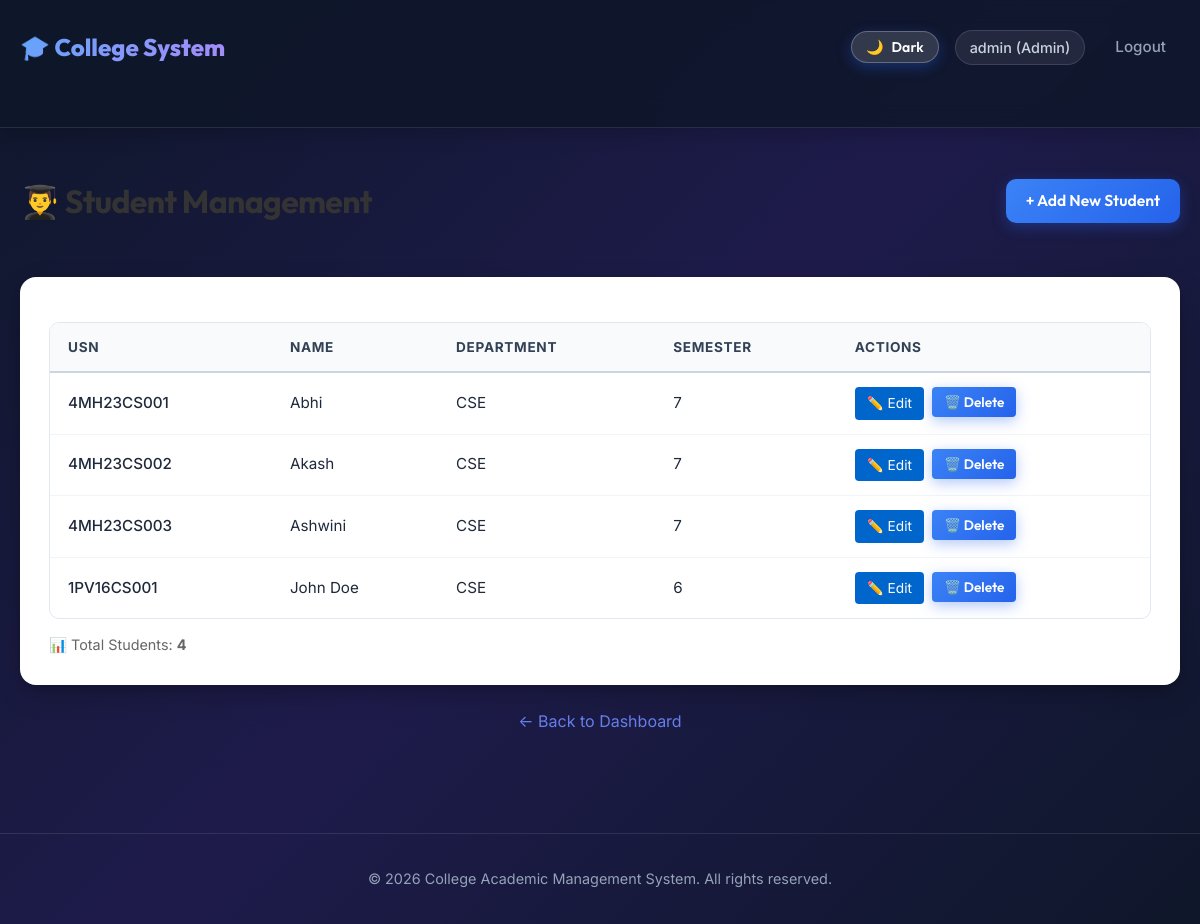
Before: /admin/students (signed in) with the older database file.
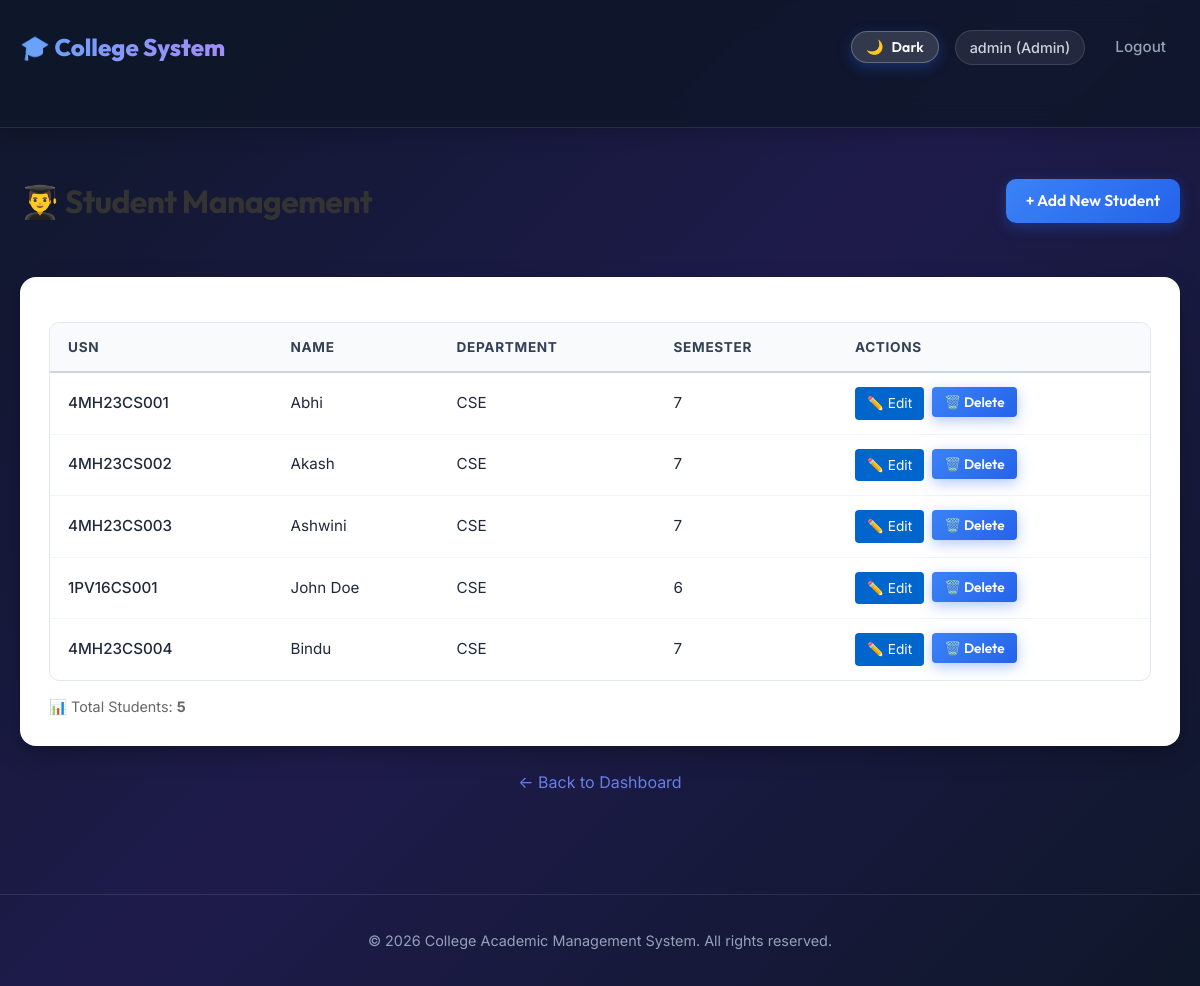
After: the same page with the newer database file.
### backend/app.py (models this page shows, shortened)
class User(UserMixin, db.Model):
    id = db.Column(db.Integer, primary_key=True)
    username = db.Column(db.String(150), unique=True, nullable=False)
    password_hash = db.Column(db.String(256), nullable=False)
    role = db.Column(db.String(20), nullable=False)  # Admin, HOD, Faculty, Student
    dept = db.Column(db.String(100), nullable=True)

class Student(db.Model):
    id = db.Column(db.Integer, primary_key=True)
    usn = db.Column(db.String(50), unique=True, nullable=False)
    name = db.Column(db.String(200), nullable=False)
    dept = db.Column(db.String(100), nullable=True)
    semester = db.Column(db.Integer, nullable=True)

### backend/app.py (the view)
@app.route('/admin/students')
@login_required
@role_required('Admin')
def admin_students():
    students = Student.query.all()
    return render_template('admin_students.html', students=students)

### backend/app.py (called while the page is built)
@app.context_processor
def inject_user():
    return dict(user=current_user)

def role_required(*roles):
    def decorator(f):
        @wraps(f)
        def decorated_function(*args, **kwargs):
            if not current_user.is_authenticated:
                return login_manager.unauthorized()
            if current_user.role not in roles:
                flash('Access denied: insufficient permissions', 'danger')
                return redirect(url_for('dashboard'))
            return f(*args, **kwargs)
        return decorated_function
    return decorator

@login_manager.user_loader
def load_user(user_id):
    return User.query.get(int(user_id))

### frontend/templates/admin_students.html (shortened to what this page needs)
{% extends 'base.html' %}
{% block content %}
<div style="max-width: 1200px; margin: 0 auto;">
  <div style="display: flex; justify-content: space-between; align-items: center; margin-bottom: 30px;">
    <h1 style="font-size: 2em; color: #333;">👨‍🎓 Student Management</h1>
    <a href="/admin/students/add" class="btn" style="padding: 10px 20px; text-decoration: none;">+ Add New Student</a>
  </div>
  <div class="card">
    {% if students %}
      <div style="overflow-x: auto;">
        <table>
          <thead>
            <tr>
              <th>USN</th>
              <th>Name</th>
              <th>Department</th>
              <th>Semester</th>
              <th>Actions</th>
            </tr>
          </thead>
          <tbody>
            {% for s in students %}
            <tr>
              <td style="font-weight: 500;">{{ s.usn }}</td>
              <td>{{ s.name }}</td>
              <td>{{ s.dept or '-' }}</td>
              <td>{{ s.semester or '-' }}</td>
              <td>
                <div style="display: flex; gap: 8px;">
                  <a href="/admin/students/{{ s.id }}/edit" style="background-color: #0066cc; color: white; padding: 6px 12px; border-radius: 4px; text-decoration: none; font-size: 0.9em; cursor: pointer;">✏️ Edit</a>
                  <form action="/admin/students/{{ s.id }}/delete" method="post" style="display: inline;" onsubmit="return confirm('Are you sure you want to delete this student?');">
                    <button type="submit" style="background-color: #dc3545; color: white; padding: 6px 12px; border-radius: 4px; border: none; font-size: 0.9em; cursor: pointer;">🗑️ Delete</button>
                  </form>
                </div>
              </td>
            </tr>
            {% endfor %}
          </tbody>
        </table>
      </div>
      <div style="margin-top: 15px; color: #666; font-size: 0.9em;">
        📊 Total Students: <strong>{{ students|length }}</strong>
      </div>
    {% else %}
      <div style="text-align: center; padding: 40px; color: #999;">
        <p style="font-size: 1.1em;">📭 No students registered yet.</p>
        <a href="/admin/students/add" class="btn" style="margin-top: 15px; text-decoration: none;">Add the first student</a>
      </div>
    {% endif %}
  </div>
  <div style="text-align: center; margin-top: 20px;">
    <a href="/dashboard" style="color: #667eea; text-decoration: none;">← Back to Dashboard</a>
  </div>
</div>
{% endblock %}

### frontend/templates/base.html (shortened to what this page needs)
<!doctype html>
<html lang="en">
<head>
  <link rel="stylesheet" href="/static/css/styles.css">
</head>
<body>
  <header class="site-header">
    <div class="container header-row">
      <a href="{% if user %}/dashboard{% else %}/{% endif %}" class="brand">🎓 College System</a>
      <nav>
        <button id="theme-toggle-btn" class="btn" style="background: rgba(255,255,255,0.15); border: 1px solid rgba(255,255,255,0.25); color: #fff; padding: 6px 14px; font-size: 0.88rem; cursor: pointer; border-radius: 20px;">
          <span id="theme-btn-icon">🌙</span> <span id="theme-btn-text">Dark</span>
        </button>
        {% if user %}
          <span class="muted">{{ user.username }} ({{ user.role }})</span>
          <a href="/logout">Logout</a>
        {% else %}
          <a href="/login">Login</a>
          <a href="/signup">Sign Up</a>
        {% endif %}
      </nav>
    </div>
  </header>
  <main class="container">
    {% block content %}{% endblock %}
  </main>
  <footer style="text-align: center; color: #94a3b8; margin-top: 40px; padding: 20px; border-top: 1px solid rgba(255,255,255,0.1);">
    <p>&copy; 2026 College Academic Management System. All rights reserved.</p>
  </footer>
</body>
</html>

### frontend/static/css/styles.css (style rules this page uses)
:root { --bg-gradient: linear-gradient(135deg, #0f172a 0%, #1e1b4b 50%, #0f172a 100%); --card-bg: #ffffff; --card-shadow: 0 10px 30px -5px rgba(0, 0, 0, 0.25), 0 4px 12px -2px rgba(0, 0, 0, 0.15); --primary: #3b82f6; --primary-hover: #2563eb; --secondary: #6366f1; --accent: #10b981; --accent-purple: #8b5cf6; --danger: #ef4444; --warning: #f59e0b; --info: #06b6d4; --text-dark: #0f172a; --text-muted: #64748b; --text-light: #f8fafc; --text-light-muted: #94a3b8; --border-light: #e2e8f0; --radius-lg: 16px; --radius-md: 10px; --radius-sm: 6px; }
*, *::before, *::after { box-sizing: border-box; }
html, body { min-height: 100vh; margin: 0; padding: 0; font-family: 'Inter', system-ui, -apple-system, sans-serif; background: var(--bg-gradient); background-attachment: fixed; color: var(--text-light); line-height: 1.5; }
h1, h2, h3, h4, h5, h6 { font-family: 'Outfit', sans-serif; letter-spacing: -0.02em; }
.site-header { background: rgba(15, 23, 42, 0.85); backdrop-filter: blur(12px); border-bottom: 1px solid rgba(255, 255, 255, 0.1); position: sticky; top: 0; z-index: 1000; box-shadow: 0 4px 20px rgba(0, 0, 0, 0.2); }
.header-row { display: flex; justify-content: space-between; align-items: center; padding: 16px 28px; max-width: 1300px; margin: 0 auto; }
.brand { font-family: 'Outfit', sans-serif; font-weight: 800; font-size: 1.5rem; background: linear-gradient(135deg, #60a5fa 0%, #a78bfa 100%); -webkit-background-clip: text; background-clip: text; -webkit-text-fill-color: transparent; text-decoration: none; display: flex; align-items: center; gap: 10px; transition: transform 0.2s ease; }
nav { display: flex; align-items: center; gap: 16px; }
nav a { color: var(--text-light-muted); text-decoration: none; font-weight: 500; font-size: 0.95rem; padding: 8px 14px; border-radius: var(--radius-sm); transition: all 0.2s ease; }
nav span.muted { font-size: 0.9rem; color: #cbd5e1; background: rgba(255, 255, 255, 0.08); padding: 6px 14px; border-radius: 20px; border: 1px solid rgba(255, 255, 255, 0.12); font-weight: 500; }
.container { max-width: 1300px; margin: 0 auto; padding: 28px 20px 60px; }
.card { background: var(--card-bg); color: var(--text-dark); border-radius: var(--radius-lg); padding: 28px; box-shadow: var(--card-shadow); border: 1px solid rgba(255, 255, 255, 0.8); margin-bottom: 24px; transition: transform 0.25s ease, box-shadow 0.25s ease; }
button, .btn { font-family: 'Outfit', sans-serif; display: inline-flex; align-items: center; justify-content: center; gap: 8px; padding: 12px 22px; font-weight: 600; font-size: 0.98rem; border-radius: var(--radius-md); border: none; cursor: pointer; background: linear-gradient(135deg, #3b82f6 0%, #2563eb 100%); color: #ffffff; text-decoration: none; box-shadow: 0 4px 14px rgba(37, 99, 235, 0.35); transition: all 0.2s ease; }
table { width: 100%; border-collapse: separate; border-spacing: 0; margin-top: 16px; border-radius: var(--radius-md); overflow: hidden; border: 1px solid #e2e8f0; }
table th { background: #f8fafc; color: #334155; font-weight: 700; font-size: 0.85rem; text-transform: uppercase; letter-spacing: 0.05em; padding: 14px 18px; text-align: left; border-bottom: 2px solid #cbd5e1; }
table td { padding: 14px 18px; color: #1e293b; border-bottom: 1px solid #f1f5f9; font-size: 0.95rem; }
table tr:last-child td { border-bottom: none; }
footer { text-align: center; color: var(--text-light-muted); padding: 30px 20px; border-top: 1px solid rgba(255, 255, 255, 0.08); font-size: 0.9rem; }

Changed rows visible on the page:
added Student: usn "4MH23CS004", name "Bindu", dept "CSE", semester "7"
Other visible differences:
{{ students|length }}: "4" → "5"
